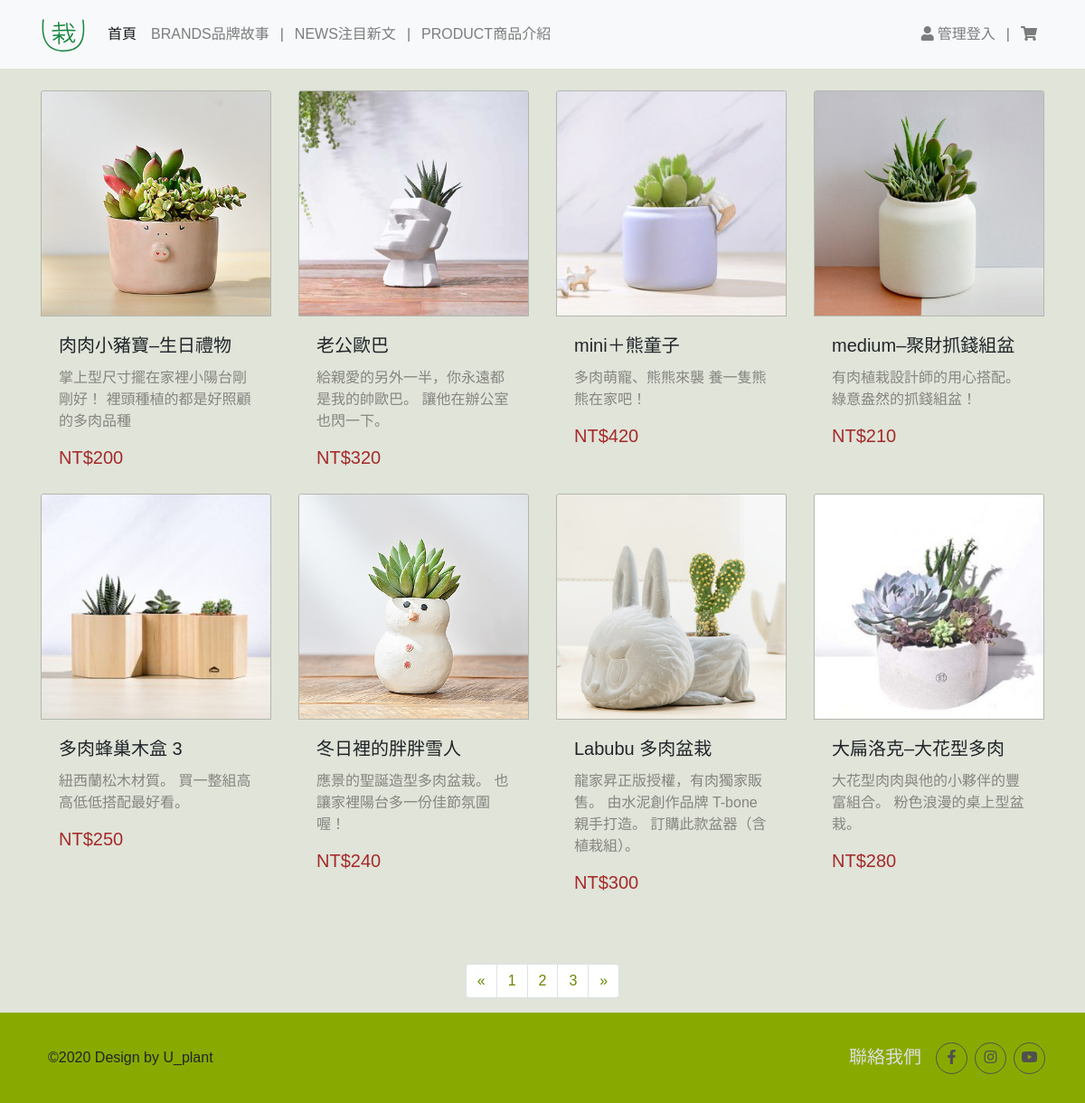
The page /product.php on the database its author committed.
### tables this page shows
CREATE TABLE `q4t5_product` (
  `id` int(10) UNSIGNED NOT NULL,
  `img` text NOT NULL,
  `title` text NOT NULL,
  `price` int(11) NOT NULL,
  `spec` text NOT NULL,
  `text` text NOT NULL,
  `d_title` text NOT NULL,
  `d_p` text NOT NULL,
  `num` int(11) NOT NULL,
  `dpy` int(11) NOT NULL
);

CREATE TABLE `q4t11_footer` (
  `id` int(10) UNSIGNED NOT NULL,
  `once` text NOT NULL
);

### sql.php (called while the page is built, shortened)
<?php
$db = new PDO("mysql:host=127.0.0.1;dbname=s1080414;charset=utf8", "root", "");
function select($tb, $wh)
{
  global $db;
  return $db->query("SELECT * FROM " . $tb . " WHERE " . $wh)->fetchAll();
}
function navpage($tb, $wh, $rg, $nw)
{
  $total = count(select($tb, $wh));
  $many = ceil($total / $rg);
  $pg['<'] = ($nw == 1) ? 1 : $nw - 1;
  for ($i = 1; $i <= $many; $i++) $pg[$i] = $i;
  $pg['>'] = ($nw == $many) ? $nw : $nw + 1;
  return $pg;
}
?>
<?php
$re = select("q4t11_footer", 1);
$bot = $re[0]['once'];
?>

### product.php (the view, shortened to what this page needs)
<?php
require_once('sql.php');
?>
<!DOCTYPE html>
<html lang="en">
<head>
  <link rel="stylesheet" href="css/bootstrap.css" />
  <link rel="stylesheet" href="css/style.css" />
  <link rel="stylesheet" href="css/fontawesome.css" />
</head>
<body>
  <?php include("menu.php") ?>
  <div class="container" style="margin-top:100px;margin-bottom:50px;">
    <div class="row">
      <?php
      $nowpage = (empty($_GET['page'])) ? 1 : $_GET['page'];
      $begin = ($nowpage - 1) * 8;
      $re = select("q4t5_product", "dpy=1 limit " . $begin . ",8");
      foreach ($re as $ro) {
      ?>
        <div class="card2 col-6 col-lg-3 h-100">
          <a href="detail.php?&id=<?= $ro['id'] ?>"><img src="upload/<?= $ro['img'] ?>" class="card-img-top border_pic" style="height:250px;object-fit: cover"></a>
          <div class="card-body">
            <h5 class="card-title"><?= $ro['title'] ?></h5>
            <p class="card-text text-gray flex-grow-1"><?= $ro['text'] ?></p>
            <h5 style="color: brown">NT$<?= $ro['price'] ?> </h5>
          </div>
        </div>
      <?php
      }
      ?>
    </div>
  </div>
  <nav id="pagination" class="d-flex justify-content-center">
    <ul class="pagination">
      <?php
      $result = navpage("q4t5_product", "dpy=1", 8, $nowpage);
      foreach ($result as $key => $value) {
        if ($key == "<") echo '
          <li class="page-item">
            <a class="page-link" href="?page=' . $value . '" aria-label="Previous" style="color: #668800">
              <span aria-hidden="true">&laquo;</span>
            </a>
          </li>
        ';
        else if ($key == ">") echo '
        <li class="page-item">
          <a class="page-link" href="?page=' . $value . '" aria-label="Next" style="color: #668800">
            <span aria-hidden="true">&raquo;</span>
          </a>
        </li>
        ';
        else echo '
        <li class="page-item">
          <a class="page-link" style="color: #668800" href="?page=' . $value . '">' . $key . '</a>
        </li>
        ';
      }
      ?>
    </ul>
  </nav>
  <?php include("footer.php") ?>
</body>
</html>

### footer.php
<?php
require_once('sql.php');
?>
<footer id="footer" class="bg-green d-flex align-items-center" style="height:100px;">
  <div class="container">
    <div class="row justify-content-between align-items-center">
      <div class="col-lg-3 my-2 ml-2">
        <?= $bot ?>
      </div>
      <div class="col-lg-3 row">
        <a href="contantus.php" class="text-white" style="text-decoration: none;">
          <h5 class="mr-3 ml-4 my-1" style="color:#DDDDDD">聯絡我們</h5>
        </a>
        <a href="https://www.facebook.com/SUCCULAND.com.tw" target="_blank">
          <div class="fb-radius text-center pt-1 mr-2">
            <i class="fab fa-facebook-f text-dgray"></i>
          </div>
        </a>
        <a href="https://www.instagram.com/succulandtw/" target="_blank">
          <div class="fb-radius text-center pt-1 mr-2">
            <i class="fab fa-instagram text-dgray"></i>
          </div>
        </a>
        <a href="https://www.youtube.com/?gl=JP&hl=ja" target="_blank">
          <div class="fb-radius text-center pt-1">
            <i class="fab fa-youtube  text-dgray"></i>
          </div>
        </a>
      </div>
    </div>
  </div>
</footer>

### css/style.css (style rules this page uses)
.text-gray { color: #868580; }
.text-dgray { color: #505050; border: #505050; }
.bg-green { background-color: #88aa00; }
.card2 { position: relative; display: -ms-flexbox; display: flex; -ms-flex-direction: column; flex-direction: column; min-width: 0; word-wrap: break-word; }
.border_pic { border: 1px solid rgba(0, 0, 0, 0.2); }
body { background-color: rgb(224, 228, 217); font-family: "Lilita One", cursive; font-family: "Mansalva", cursive; font-family: "Noto Sans TC", sans-serif; }
.fb-radius { border: solid 1px #505050; border-radius: 50%; width: 35px; height: 35px; }
@media (min-width: 992px) { html, body { height: 100%; } }

### product.php (style rules this page uses)
body { font-family: "Lilita One", cursive; font-family: "Mansalva", cursive; font-family: "Noto Sans TC", sans-serif; }

### rows shown on the page
q4t5_product: img (picture), title "肉肉小豬寶–生日禮物", text "掌上型尺寸擺在家裡小陽台剛剛好！ 裡頭種植的都是好照顧的多肉品種", price "200"
q4t5_product: img (picture), title "老公歐巴", text "給親愛的另外一半，你永遠都是我的帥歐巴。 讓他在辦公室也閃一下。", price "320"
q4t5_product: img (picture), title "mini＋熊童子", text "多肉萌寵、熊熊來襲 養一隻熊熊在家吧！", price "420"
q4t5_product: img (picture), title "medium–聚財抓錢組盆", text "有肉植栽設計師的用心搭配。 綠意盎然的抓錢組盆！", price "210"
q4t5_product: img (picture), title "多肉蜂巢木盒 3", text "紐西蘭松木材質。 買一整組高高低低搭配最好看。", price "250"
q4t5_product: img (picture), title "冬日裡的胖胖雪人", text "應景的聖誕造型多肉盆栽。 也讓家裡陽台多一份佳節氛圍喔！", price "240"
q4t5_product: img (picture), title "Labubu 多肉盆栽", text "龍家昇正版授權，有肉獨家販售。 由水泥創作品牌 T-bone 親手打造。 訂購此款盆器（含植栽組）。", price "300"
q4t5_product: img (picture), title "大扁洛克–大花型多肉", text "大花型肉肉與他的小夥伴的豐富組合。 粉色浪漫的桌上型盆栽。", price "280"
q4t11_footer: once "©2020 Design by U_plant"

### other values the page prints
$key "1"
$key "2"
$key "3"
